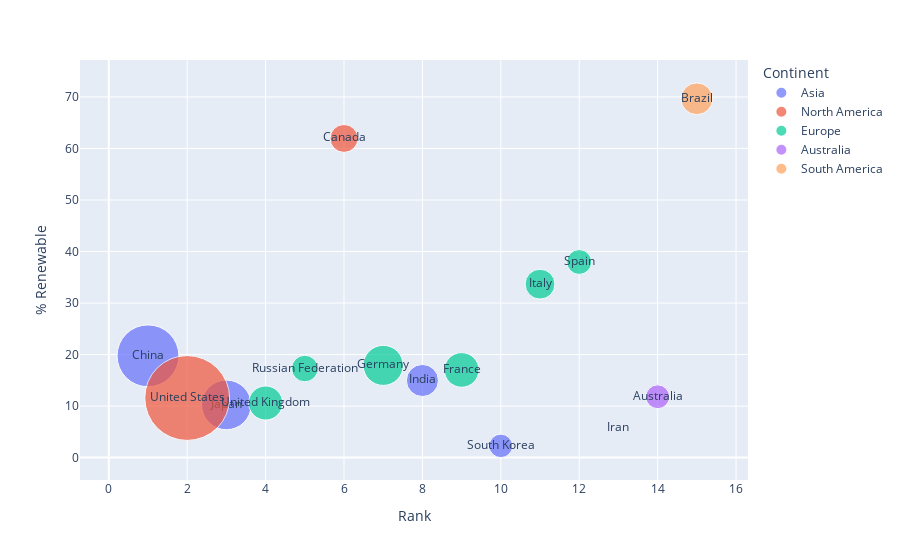

Source (notebook cell):
### Markdown cell above
#### Task 15:  
Create a bubble chart showing % Renewable vs. Rank. The size of the bubble corresponds to the countries' 2015 GDP, and the color corresponds to the continent

### Code cell
import plotly.express as px
merged_data['2015'] = merged_data['2015'].fillna(0)
fig = px.scatter(merged_data, x='Rank', y='% Renewable', 
                 size='2015',
                 color='Continent',
                 hover_name=merged_data.index,
                 size_max=60,
                 text=merged_data.index
                )
fig.show()

### Figure 1 — Plotly figure (JSON) as saved in the notebook; plotly's stock layout.template omitted (floating-point values rounded to 4 significant figures)
{"data": [{"hovertemplate": "<b>%{hovertext}</b><br><br>Continent=Asia<br>Rank=%{x}<br>% Renewable=%{y}<br>2015=%{marker.size}<br>Country=%{text}<extra></extra>", "hovertext": ["China", "Japan", "India", "South Korea", "Iran"], "legendgroup": "Asia", "marker": {"color": "#636efa", "size": [8798000000000.0, 5670000000000.0, 2367000000000.0, 1267000000000.0, 0], "sizemode": "area", "sizeref": 4597000000.0, "symbol": "circle"}, "mode": "markers+text", "name": "Asia", "orientation": "v", "showlegend": true, "text": ["China", "Japan", "India", "South Korea", "Iran"], "type": "scatter", "x": [1, 3, 8, 10, 13], "xaxis": "x", "y": [19.75, 10.23, 14.97, 2.279, 5.708], "yaxis": "y"}, {"hovertemplate": "<b>%{hovertext}</b><br><br>Continent=North America<br>Rank=%{x}<br>% Renewable=%{y}<br>2015=%{marker.size}<br>Country=%{text}<extra></extra>", "hovertext": ["United States", "Canada"], "legendgroup": "North America", "marker": {"color": "#EF553B", "size": [16548573278300, 1793000000000.0], "sizemode": "area", "sizeref": 4597000000.0, "symbol": "circle"}, "mode": "markers+text", "name": "North America", "orientation": "v", "showlegend": true, "text": ["United States", "Canada"], "type": "scatter", "x": [2, 6], "xaxis": "x", "y": [11.57, 61.95], "yaxis": "y"}, {"hovertemplate": "<b>%{hovertext}</b><br><br>Continent=Europe<br>Rank=%{x}<br>% Renewable=%{y}<br>2015=%{marker.size}<br>Country=%{text}<extra></extra>", "hovertext": ["United Kingdom", "Russian Federation", "Germany", "France", "Italy", "Spain"], "legendgroup": "Europe", "marker": {"color": "#00cc96", "size": [2666000000000.0, 1616000000000.0, 3686000000000.0, 2761000000000.0, 2049000000000.0, 1420000000000.0], "sizemode": "area", "sizeref": 4597000000.0, "symbol": "circle"}, "mode": "markers+text", "name": "Europe", "orientation": "v", "showlegend": true, "text": ["United Kingdom", "Russian Federation", "Germany", "France", "Italy", "Spain"], "type": "scatter", "x": [4, 5, 7, 9, 11, 12], "xaxis": "x", "y": [10.6, 17.29, 17.9, 17.02, 33.67, 37.97], "yaxis": "y"}, {"hovertemplate": "<b>%{hovertext}</b><br><br>Continent=Australia<br>Rank=%{x}<br>% Renewable=%{y}<br>2015=%{marker.size}<br>Country=%{text}<extra></extra>", "hovertext": ["Australia"], "legendgroup": "Australia", "marker": {"color": "#ab63fa", "size": [1301000000000.0], "sizemode": "area", "sizeref": 4597000000.0, "symbol": "circle"}, "mode": "markers+text", "name": "Australia", "orientation": "v", "showlegend": true, "text": ["Australia"], "type": "scatter", "x": [14], "xaxis": "x", "y": [11.81], "yaxis": "y"}, {"hovertemplate": "<b>%{hovertext}</b><br><br>Continent=South America<br>Rank=%{x}<br>% Renewable=%{y}<br>2015=%{marker.size}<br>Country=%{text}<extra></extra>", "hovertext": ["Brazil"], "legendgroup": "South America", "marker": {"color": "#FFA15A", "size": [2319000000000.0], "sizemode": "area", "sizeref": 4597000000.0, "symbol": "circle"}, "mode": "markers+text", "name": "South America", "orientation": "v", "showlegend": true, "text": ["Brazil"], "type": "scatter", "x": [15], "xaxis": "x", "y": [69.65], "yaxis": "y"}], "layout": {"legend": {"itemsizing": "constant", "title": {"text": "Continent"}, "tracegroupgap": 0}, "margin": {"t": 60}, "xaxis": {"anchor": "y", "domain": [0, 1], "title": {"text": "Rank"}}, "yaxis": {"anchor": "x", "domain": [0, 1], "title": {"text": "% Renewable"}}}}
